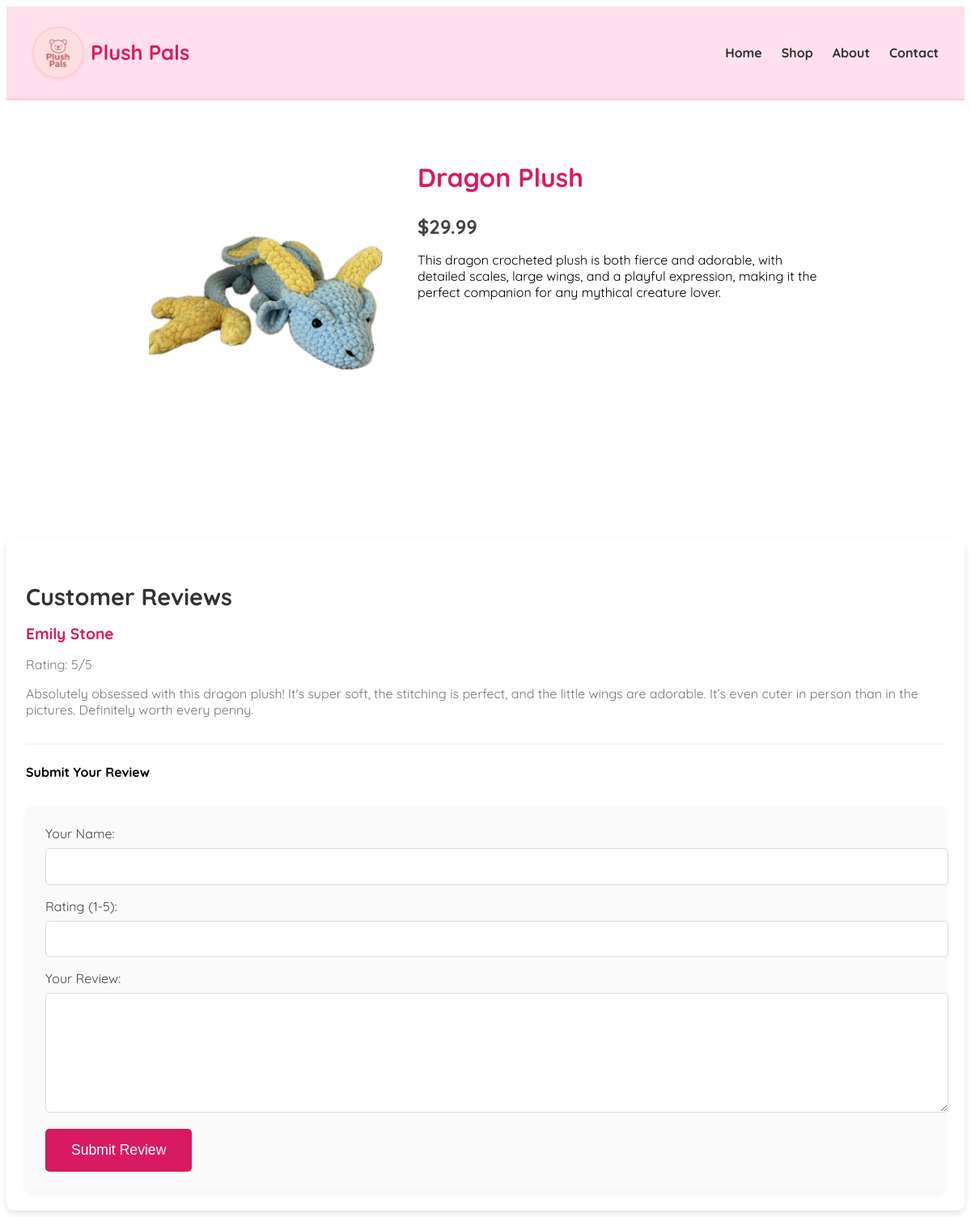
The app's page /product/dragon-plush/ with its own data.
### store/models.py (models this page shows, shortened)
class Product(models.Model):
    name = models.CharField(max_length=100)
    slug = models.SlugField(unique=True, blank=True, db_index=True)  # Slug field
    price = models.DecimalField(max_digits=6, decimal_places=2)
    summary = models.CharField(max_length=255, blank=True, default='')
    description = models.TextField()
    image = models.ImageField(upload_to="product_images/", blank=True)
    is_featured = models.BooleanField(default=False)

class Feedback(models.Model):
    product = models.ForeignKey(Product, on_delete=models.CASCADE, related_name='feedback_set')  # link to Product!
    user_name = models.CharField(max_length=100)
    rating = models.IntegerField(
        choices=[(i, i) for i in range(1, 6)],
        validators=[MinValueValidator(1), MaxValueValidator(5)]
    )
    message = models.TextField()
    submitted_at = models.DateTimeField(auto_now_add=True)

### store/views.py (the view, shortened to what this page needs)
# urls.py: path('product/<slug:slug>/', views.product_detail, name='product-detail'),
def product_detail(request, slug):
    product = get_object_or_404(Product, slug=slug)
    feedback_list = product.feedback_set.all()
    return render(request, 'store/product_detail.html', {
        'product': product,
        'feedback_list': feedback_list,
    })

### store/templates/store/product_detail.html (shortened to what this page needs)
{% extends "base.html" %}
{% load static %}
{% block css_files %}
  <link rel="stylesheet" href="{% static 'store/product_detail.css' %}">
{% endblock %}
{% block content %}
<section id="product-detail">
  <div class="product-wrapper">
    <img src="{{ product.image.url }}" alt="{{ product.name }}">
    <div class="product-info">
      <h2>{{ product.name }}</h2>
      <p class="price">${{ product.price }}</p>
      <p>{{ product.description }}</p>
    </div>
  </div>
</section>
<div id="reviews">
  <h3>Customer Reviews</h3>
  {% if product.feedback_set.all %}
    <ul>
      {% for review in product.feedback_set.all %}
        <li>
          <strong>{{ review.user_name }}</strong>
          <p>Rating: {{ review.rating }}/5</p>
          <p>{{ review.message }}</p>
        </li>
      {% endfor %}
    </ul>
  {% else %}
    <p>No reviews yet. Be the first to review!</p>
  {% endif %}
  <h4>Submit Your Review</h4>
  <form method="post">
    <div>
      <label for="user_name">Your Name:</label>
      <input type="text" id="user_name" name="user_name" required>
    </div>
    <div>
      <label for="rating">Rating (1-5):</label>
      <input type="number" id="rating" name="rating" min="1" max="5" required>
    </div>
    <div>
      <label for="comment">Your Review:</label>
      <textarea id="comment" name="comment" required></textarea>
    </div>
    <button type="submit">Submit Review</button>
  </form>
</div>
{% endblock %}

### static/app.css (style rules this page uses)
body { font-family: "Quicksand", sans-serif; }

### store/static/store/product_detail.css (style rules this page uses)
#product-detail { padding: 3rem 1.5rem; display: flex; justify-content: center; }
.product-wrapper { display: flex; gap: 2rem; max-width: 900px; flex-wrap: wrap; }
.product-wrapper img { width: 300px; border-radius: 12px; object-fit: cover; }
.product-info { max-width: 500px; }
.product-info h2 { font-size: 2rem; color: #d81b60; }
.product-info .price { font-size: 1.5rem; font-weight: bold; color: #444; margin-bottom: 1rem; }
#reviews { margin-top: 3rem; background-color: #fff; padding: 1.5rem; box-shadow: 0 4px 8px rgba(0, 0, 0, 0.1); border-radius: 10px; }
#reviews h3 { font-size: 1.8rem; color: #333; margin-bottom: 1rem; }
#reviews ul { list-style-type: none; padding: 0; }
#reviews ul li { margin-bottom: 1.5rem; padding-bottom: 1rem; border-bottom: 1px solid #eee; }
#reviews ul li strong { font-size: 1.2rem; color: #d81b60; }
#reviews p { color: #777; }
form { margin-top: 2rem; background-color: #fafafa; padding: 1.5rem; border-radius: 8px; box-shadow: 0 4px 8px rgba(0, 0, 0, 0.05); }
form div { margin-bottom: 1rem; }
form label { font-size: 1rem; color: #444; margin-bottom: 0.5rem; display: block; }
form input[type="text"], form input[type="number"], form textarea { width: 100%; padding: 0.8rem; font-size: 1rem; border: 1px solid #ddd; border-radius: 5px; }
form textarea { resize: vertical; min-height: 120px; }
form button { background-color: #d81b60; color: white; padding: 1rem 2rem; border: none; border-radius: 5px; cursor: pointer; font-size: 1.1rem; transition: background-color 0.3s ease; }

### records on screen
Product: image (picture), name "Dragon Plush", price "29.99", description "This dragon crocheted plush is both fierce and adorable, with detailed scales, large wings, and a playful expression, making it the perfect companion for any mythical creature lover."
Feedback: user_name "Emily Stone", rating "5", message "Absolutely obsessed with this dragon plush! It's super soft, the stitching is perfect, and the little wings are adorable. It’s even cuter in person than in the pictures. Definitely worth every penny."
